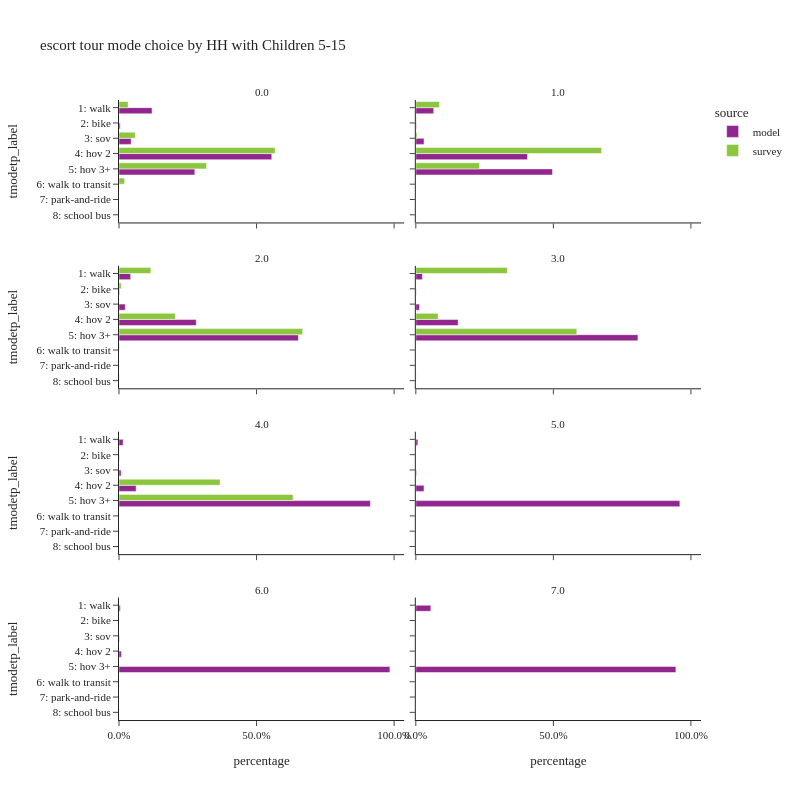

Here is the notebook cell this chart was saved with:
### Code cell
plot_mode_choice(es_tour,
                 "hh515",
                 {
                  "tmodetp_label":["1: walk","2: bike","3: sov","4: hov 2","5: hov 3+","6: walk to transit",
                                   "7: park-and-ride","8: school bus","9: otherÃƒÆ’Ã†â€™Ãƒâ€šÃ‚Â¢ÃƒÆ’Ã‚Â¢ÃƒÂ¢Ã¢â€šÂ¬Ã…Â¡Ãƒâ€šÃ‚Â¬ÃƒÆ’Ã‚Â¢ÃƒÂ¢Ã¢â‚¬Å¡Ã‚Â¬Ãƒâ€¦Ã¢â‚¬Å“survey only"]},
                 "HH with Children 5-15",2,800)

### Figure 1 — Plotly figure (JSON) as saved in the notebook; plotly's stock layout.template omitted (floating-point values rounded to 4 significant figures)
{"data": [{"alignmentgroup": "True", "customdata": [[35114], [1299], [12949], [162165], [80511]], "hovertemplate": "source=model<br>hh515=0.0<br>percentage=%{x}<br>tmodetp_label=%{y}<br>sample count=%{customdata[0]}<extra></extra>", "legendgroup": "model", "marker": {"color": "#91268F", "pattern": {"shape": ""}}, "name": "model", "offsetgroup": "model", "orientation": "h", "showlegend": true, "textposition": "auto", "type": "bar", "x": [0.1202, 0.004448, 0.04434, 0.5553, 0.2757], "xaxis": "x7", "y": ["1: walk", "2: bike", "3: sov", "4: hov 2", "5: hov 3+"], "yaxis": "y7"}, {"alignmentgroup": "True", "customdata": [[11239], [398], [5154], [70225], [85932]], "hovertemplate": "source=model<br>hh515=1.0<br>percentage=%{x}<br>tmodetp_label=%{y}<br>sample count=%{customdata[0]}<extra></extra>", "legendgroup": "model", "marker": {"color": "#91268F", "pattern": {"shape": ""}}, "name": "model", "offsetgroup": "model", "orientation": "h", "showlegend": false, "textposition": "auto", "type": "bar", "x": [0.06498, 0.002301, 0.0298, 0.406, 0.4969], "xaxis": "x8", "y": ["1: walk", "2: bike", "3: sov", "4: hov 2", "5: hov 3+"], "yaxis": "y8"}, {"alignmentgroup": "True", "customdata": [[4750], [220], [2552], [31573], [73295]], "hovertemplate": "source=model<br>hh515=2.0<br>percentage=%{x}<br>tmodetp_label=%{y}<br>sample count=%{customdata[0]}<extra></extra>", "legendgroup": "model", "marker": {"color": "#91268F", "pattern": {"shape": ""}}, "name": "model", "offsetgroup": "model", "orientation": "h", "showlegend": false, "textposition": "auto", "type": "bar", "x": [0.04226, 0.001957, 0.02271, 0.2809, 0.6521], "xaxis": "x5", "y": ["1: walk", "2: bike", "3: sov", "4: hov 2", "5: hov 3+"], "yaxis": "y5"}, {"alignmentgroup": "True", "customdata": [[731], [41], [408], [4701], [24660]], "hovertemplate": "source=model<br>hh515=3.0<br>percentage=%{x}<br>tmodetp_label=%{y}<br>sample count=%{customdata[0]}<extra></extra>", "legendgroup": "model", "marker": {"color": "#91268F", "pattern": {"shape": ""}}, "name": "model", "offsetgroup": "model", "orientation": "h", "showlegend": false, "textposition": "auto", "type": "bar", "x": [0.02394, 0.001342, 0.01336, 0.1539, 0.8074], "xaxis": "x6", "y": ["1: walk", "2: bike", "3: sov", "4: hov 2", "5: hov 3+"], "yaxis": "y6"}, {"alignmentgroup": "True", "customdata": [[140], [10], [72], [578], [8486]], "hovertemplate": "source=model<br>hh515=4.0<br>percentage=%{x}<br>tmodetp_label=%{y}<br>sample count=%{customdata[0]}<extra></extra>", "legendgroup": "model", "marker": {"color": "#91268F", "pattern": {"shape": ""}}, "name": "model", "offsetgroup": "model", "orientation": "h", "showlegend": false, "textposition": "auto", "type": "bar", "x": [0.01508, 0.001077, 0.007754, 0.06224, 0.9138], "xaxis": "x3", "y": ["1: walk", "2: bike", "3: sov", "4: hov 2", "5: hov 3+"], "yaxis": "y3"}, {"alignmentgroup": "True", "customdata": [[19], [7], [75], [2420]], "hovertemplate": "source=model<br>hh515=5.0<br>percentage=%{x}<br>tmodetp_label=%{y}<br>sample count=%{customdata[0]}<extra></extra>", "legendgroup": "model", "marker": {"color": "#91268F", "pattern": {"shape": ""}}, "name": "model", "offsetgroup": "model", "orientation": "h", "showlegend": false, "textposition": "auto", "type": "bar", "x": [0.007537, 0.002777, 0.02975, 0.9599], "xaxis": "x4", "y": ["1: walk", "3: sov", "4: hov 2", "5: hov 3+"], "yaxis": "y4"}, {"alignmentgroup": "True", "customdata": [[10], [3], [18], [2012]], "hovertemplate": "source=model<br>hh515=6.0<br>percentage=%{x}<br>tmodetp_label=%{y}<br>sample count=%{customdata[0]}<extra></extra>", "legendgroup": "model", "marker": {"color": "#91268F", "pattern": {"shape": ""}}, "name": "model", "offsetgroup": "model", "orientation": "h", "showlegend": false, "textposition": "auto", "type": "bar", "x": [0.004895, 0.001468, 0.008811, 0.9848], "xaxis": "x", "y": ["1: walk", "3: sov", "4: hov 2", "5: hov 3+"], "yaxis": "y"}, {"alignmentgroup": "True", "customdata": [[3], [52]], "hovertemplate": "source=model<br>hh515=7.0<br>percentage=%{x}<br>tmodetp_label=%{y}<br>sample count=%{customdata[0]}<extra></extra>", "legendgroup": "model", "marker": {"color": "#91268F", "pattern": {"shape": ""}}, "name": "model", "offsetgroup": "model", "orientation": "h", "showlegend": false, "textposition": "auto", "type": "bar", "x": [0.05455, 0.9455], "xaxis": "x2", "y": ["1: walk", "5: hov 3+"], "yaxis": "y2"}, {"alignmentgroup": "True", "customdata": [[19], [6], [27], [163], [59], [6]], "hovertemplate": "source=survey<br>hh515=0.0<br>percentage=%{x}<br>tmodetp_label=%{y}<br>sample count=%{customdata[0]}<extra></extra>", "legendgroup": "survey", "marker": {"color": "#8CC63E", "pattern": {"shape": ""}}, "name": "survey", "offsetgroup": "survey", "orientation": "h", "showlegend": true, "textposition": "auto", "type": "bar", "x": [0.03323, 0.00129, 0.05902, 0.5677, 0.3183, 0.02044], "xaxis": "x7", "y": ["1: walk", "2: bike", "3: sov", "4: hov 2", "5: hov 3+", "6: walk to transit"], "yaxis": "y7"}, {"alignmentgroup": "True", "customdata": [[33], [3], [2], [74], [48], [1], [1]], "hovertemplate": "source=survey<br>hh515=1.0<br>percentage=%{x}<br>tmodetp_label=%{y}<br>sample count=%{customdata[0]}<extra></extra>", "legendgroup": "survey", "marker": {"color": "#8CC63E", "pattern": {"shape": ""}}, "name": "survey", "offsetgroup": "survey", "orientation": "h", "showlegend": false, "textposition": "auto", "type": "bar", "x": [0.08589, 0.002055, 0.004699, 0.6751, 0.2316, 0.0003107, 0.0002572], "xaxis": "x8", "y": ["1: walk", "2: bike", "3: sov", "4: hov 2", "5: hov 3+", "6: walk to transit", "8: school bus"], "yaxis": "y8"}, {"alignmentgroup": "True", "customdata": [[25], [2], [44], [95], [3], [1]], "hovertemplate": "source=survey<br>hh515=2.0<br>percentage=%{x}<br>tmodetp_label=%{y}<br>sample count=%{customdata[0]}<extra></extra>", "legendgroup": "survey", "marker": {"color": "#8CC63E", "pattern": {"shape": ""}}, "name": "survey", "offsetgroup": "survey", "orientation": "h", "showlegend": false, "textposition": "auto", "type": "bar", "x": [0.1159, 0.008285, 0.2048, 0.6677, 0.001999, 0.001354], "xaxis": "x5", "y": ["1: walk", "2: bike", "4: hov 2", "5: hov 3+", "6: walk to transit", "8: school bus"], "yaxis": "y5"}, {"alignmentgroup": "True", "customdata": [[3], [4], [17], [1]], "hovertemplate": "source=survey<br>hh515=3.0<br>percentage=%{x}<br>tmodetp_label=%{y}<br>sample count=%{customdata[0]}<extra></extra>", "legendgroup": "survey", "marker": {"color": "#8CC63E", "pattern": {"shape": ""}}, "name": "survey", "offsetgroup": "survey", "orientation": "h", "showlegend": false, "textposition": "auto", "type": "bar", "x": [0.3327, 0.08106, 0.5852, 0.00108], "xaxis": "x6", "y": ["1: walk", "4: hov 2", "5: hov 3+", "8: school bus"], "yaxis": "y6"}, {"alignmentgroup": "True", "customdata": [[4], [10]], "hovertemplate": "source=survey<br>hh515=4.0<br>percentage=%{x}<br>tmodetp_label=%{y}<br>sample count=%{customdata[0]}<extra></extra>", "legendgroup": "survey", "marker": {"color": "#8CC63E", "pattern": {"shape": ""}}, "name": "survey", "offsetgroup": "survey", "orientation": "h", "showlegend": false, "textposition": "auto", "type": "bar", "x": [0.3674, 0.6326], "xaxis": "x3", "y": ["4: hov 2", "5: hov 3+"], "yaxis": "y3"}], "layout": {"annotations": [{"font": {}, "showarrow": false, "text": "6.0", "x": 0.245, "xanchor": "center", "xref": "paper", "y": 0.1975, "yanchor": "bottom", "yref": "paper"}, {"font": {}, "showarrow": false, "text": "7.0", "x": 0.755, "xanchor": "center", "xref": "paper", "y": 0.1975, "yanchor": "bottom", "yref": "paper"}, {"font": {}, "showarrow": false, "text": "4.0", "x": 0.245, "xanchor": "center", "xref": "paper", "y": 0.465, "yanchor": "bottom", "yref": "paper"}, {"font": {}, "showarrow": false, "text": "5.0", "x": 0.755, "xanchor": "center", "xref": "paper", "y": 0.465, "yanchor": "bottom", "yref": "paper"}, {"font": {}, "showarrow": false, "text": "2.0", "x": 0.245, "xanchor": "center", "xref": "paper", "y": 0.7325, "yanchor": "bottom", "yref": "paper"}, {"font": {}, "showarrow": false, "text": "3.0", "x": 0.755, "xanchor": "center", "xref": "paper", "y": 0.7325, "yanchor": "bottom", "yref": "paper"}, {"font": {}, "showarrow": false, "text": "0.0", "x": 0.245, "xanchor": "center", "xref": "paper", "y": 1.0, "yanchor": "bottom", "yref": "paper"}, {"font": {}, "showarrow": false, "text": "1.0", "x": 0.755, "xanchor": "center", "xref": "paper", "y": 1.0, "yanchor": "bottom", "yref": "paper"}], "barmode": "group", "height": 800, "legend": {"title": {"text": "source"}, "tracegroupgap": 0}, "title": {"text": "escort tour mode choice by HH with Children 5-15"}, "width": 800, "xaxis": {"anchor": "y", "domain": [0.0, 0.49], "tickformat": ".1%", "title": {"text": "percentage"}}, "xaxis2": {"anchor": "y2", "domain": [0.51, 1.0], "matches": "x", "tickformat": ".1%", "title": {"text": "percentage"}}, "xaxis3": {"anchor": "y3", "domain": [0.0, 0.49], "matches": "x", "showticklabels": false, "tickformat": ".1%"}, "xaxis4": {"anchor": "y4", "domain": [0.51, 1.0], "matches": "x", "showticklabels": false, "tickformat": ".1%"}, "xaxis5": {"anchor": "y5", "domain": [0.0, 0.49], "matches": "x", "showticklabels": false, "tickformat": ".1%"}, "xaxis6": {"anchor": "y6", "domain": [0.51, 1.0], "matches": "x", "showticklabels": false, "tickformat": ".1%"}, "xaxis7": {"anchor": "y7", "domain": [0.0, 0.49], "matches": "x", "showticklabels": false, "tickformat": ".1%"}, "xaxis8": {"anchor": "y8", "domain": [0.51, 1.0], "matches": "x", "showticklabels": false, "tickformat": ".1%"}, "yaxis": {"anchor": "x", "categoryarray": ["9: otherÃƒÆ’Ã†â€™Ãƒâ€šÃ‚Â¢ÃƒÆ’Ã‚Â¢ÃƒÂ¢Ã¢â€šÂ¬Ã…Â¡Ãƒâ€šÃ‚Â¬ÃƒÆ’Ã‚Â¢ÃƒÂ¢Ã¢â‚¬Å¡Ã‚Â¬Ãƒâ€¦Ã¢â‚¬Å“survey only", "8: school bus", "7: park-and-ride", "6: walk to transit", "5: hov 3+", "4: hov 2", "3: sov", "2: bike", "1: walk"], "categoryorder": "array", "domain": [0.0, 0.1975], "title": {"text": "tmodetp_label"}}, "yaxis2": {"anchor": "x2", "domain": [0.0, 0.1975], "matches": "y", "showticklabels": false}, "yaxis3": {"anchor": "x3", "categoryarray": ["9: otherÃƒÆ’Ã†â€™Ãƒâ€šÃ‚Â¢ÃƒÆ’Ã‚Â¢ÃƒÂ¢Ã¢â€šÂ¬Ã…Â¡Ãƒâ€šÃ‚Â¬ÃƒÆ’Ã‚Â¢ÃƒÂ¢Ã¢â‚¬Å¡Ã‚Â¬Ãƒâ€¦Ã¢â‚¬Å“survey only", "8: school bus", "7: park-and-ride", "6: walk to transit", "5: hov 3+", "4: hov 2", "3: sov", "2: bike", "1: walk"], "categoryorder": "array", "domain": [0.2675, 0.465], "matches": "y", "title": {"text": "tmodetp_label"}}, "yaxis4": {"anchor": "x4", "domain": [0.2675, 0.465], "matches": "y", "showticklabels": false}, "yaxis5": {"anchor": "x5", "categoryarray": ["9: otherÃƒÆ’Ã†â€™Ãƒâ€šÃ‚Â¢ÃƒÆ’Ã‚Â¢ÃƒÂ¢Ã¢â€šÂ¬Ã…Â¡Ãƒâ€šÃ‚Â¬ÃƒÆ’Ã‚Â¢ÃƒÂ¢Ã¢â‚¬Å¡Ã‚Â¬Ãƒâ€¦Ã¢â‚¬Å“survey only", "8: school bus", "7: park-and-ride", "6: walk to transit", "5: hov 3+", "4: hov 2", "3: sov", "2: bike", "1: walk"], "categoryorder": "array", "domain": [0.535, 0.7325], "matches": "y", "title": {"text": "tmodetp_label"}}, "yaxis6": {"anchor": "x6", "domain": [0.535, 0.7325], "matches": "y", "showticklabels": false}, "yaxis7": {"anchor": "x7", "categoryarray": ["9: otherÃƒÆ’Ã†â€™Ãƒâ€šÃ‚Â¢ÃƒÆ’Ã‚Â¢ÃƒÂ¢Ã¢â€šÂ¬Ã…Â¡Ãƒâ€šÃ‚Â¬ÃƒÆ’Ã‚Â¢ÃƒÂ¢Ã¢â‚¬Å¡Ã‚Â¬Ãƒâ€¦Ã¢â‚¬Å“survey only", "8: school bus", "7: park-and-ride", "6: walk to transit", "5: hov 3+", "4: hov 2", "3: sov", "2: bike", "1: walk"], "categoryorder": "array", "domain": [0.8025, 1.0], "matches": "y", "title": {"text": "tmodetp_label"}}, "yaxis8": {"anchor": "x8", "domain": [0.8025, 1.0], "matches": "y", "showticklabels": false}}}
